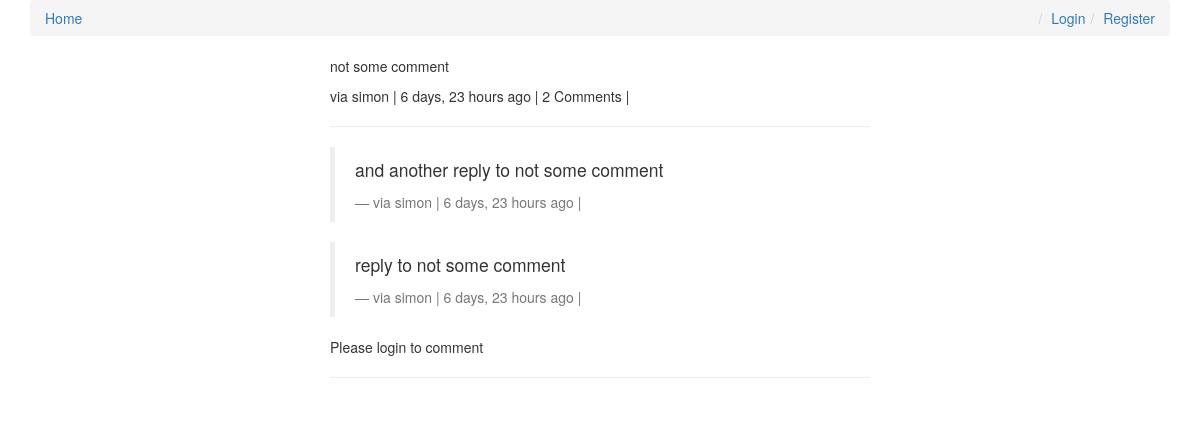
Page /comments/2/ on the committed database.
### comments/models.py (models this page shows, shortened)
class Comment(models.Model):
    user = models.ForeignKey(settings.AUTH_USER_MODEL, default=1)
    content_type = models.ForeignKey(ContentType, on_delete=models.CASCADE)
    object_id = models.PositiveIntegerField()
    content_object = GenericForeignKey('content_type', 'object_id')
    parent = models.ForeignKey("self", null=True, blank=True)
    content         = models.TextField()
    timestamp       = models.DateTimeField(auto_now_add=True)
    objects = CommentManager()
    class Meta:
        ordering = ['-timestamp']
    def children(self):
        return Comment.objects.filter(parent=self)
    @property
    def is_parent(self):
        if self.parent is not None:
            return False
        return True

### comments/views.py (the view, shortened to what this page needs)
# urls.py: url(r'^(?P<id>\d+)/$', comment_thread, name='thread'),
def comment_thread(request, id):
    try:
        obj = Comment.objects.get(id=id)
    except:
        raise Http404
    if not obj.is_parent:
        obj = obj.parent
    content_object = obj.content_object #samesame: the Post that the comment is on
    content_id = obj.content_object.id
    initial_data = {
        "content_type": obj.content_type,
        "object_id": obj.object_id
    }
    form = CommentForm(request.POST or None, initial=initial_data)
    print(dir(form))
    print(form.errors)
    context = {
        'comment': obj,
        'form': form,
    }
    return render(request, "comment_thread.html", context)

### templates/comment_thread.html (shortened to what this page needs)
{% extends "base.html" %}
{% load urlify %}
{% load crispy_forms_tags %}
{% block content %}
<div class='col-sm-6 col-sm-offset-3'>
        <p>{{ comment.content }}</p>
        <footer>via {{comment.user}} | {{comment.timestamp|timesince}} ago | {% if comment.children.count > 0 %} {{comment.children.count}} Comment{% if comment.children.count > 1 %}s{% endif %} | {% endif %} </footer>
<hr>
        <div>
            {% for child_comment in comment.children %}
                <blockquote>
                    <p>{{ child_comment.content }}</p>
                    <footer>via {{child_comment.user}} | {{child_comment.timestamp|timesince}} ago | {% if request.user == child_comment.user %}<a href='{{ child_comment.get_delete_url }}'>Delete</a>{% endif %}</footer>
                </blockquote>
            {% endfor %}
        </div>
        {% if request.user.is_authenticated %}
        <form method="POST" action="."> {% csrf_token %}
            {{ form|crispy }}
            <input type="hidden" name="parent_id" value="{{ comment.id }}">
            <input type='submit' value='Reply' class='btn btn-default'>
        </form>
        {% else %}
        <p>Please login to comment</p>
        {% endif %}
    <hr>
</div>
{% endblock content %}

### rows in the picture
Comment: content "not some comment", user "simon", timestamp "6 days, 23 hours", children.count "2"
Comment: content "and another reply to not some comment", user "simon", timestamp "6 days, 23 hours"
Comment: content "reply to not some comment", user "simon", timestamp "6 days, 23 hours"
